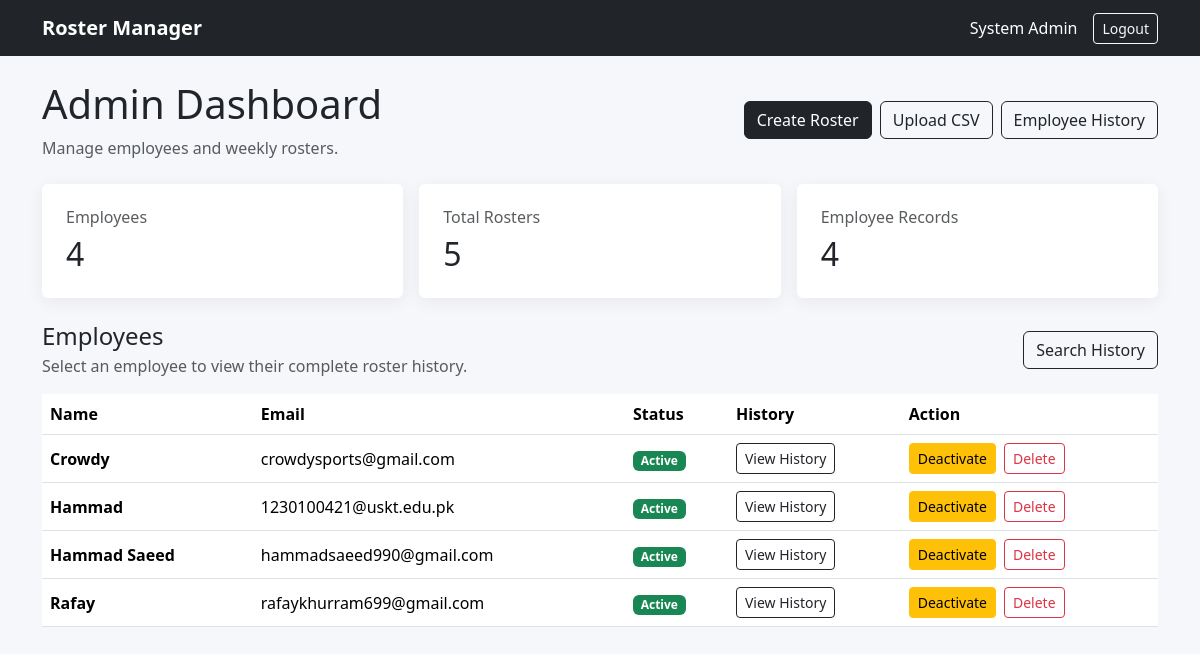
The page /dashboard (signed in) on the database its author committed.
### app.py (models this page shows)
class User(db.Model):
    id = db.Column(
        db.Integer,
        primary_key=True
    )
    name = db.Column(
        db.String(120),
        nullable=False
    )
    email = db.Column(
        db.String(160),
        unique=True,
        nullable=False
    )
    password_hash = db.Column(
        db.String(255),
        nullable=False
    )
    role = db.Column(
        db.String(20),
        default="employee",
        nullable=False
    )
    active = db.Column(
        db.Boolean,
        default=True,
        nullable=False
    )
    rosters = db.relationship(
        "Roster",
        backref="employee",
        lazy=True,
        cascade="all, delete-orphan"
    )

### app.py (the view, shortened to what this page needs)
@app.route("/dashboard")
@login_required
def dashboard():
    if session.get("role") == "admin":
        employees = (
            User.query
            .filter(
                User.role == "employee"
            )
            .order_by(
                User.name.asc()
            )
            .all()
        )
        roster_count = Roster.query.count()
        return render_template(
            "dashboard.html",
            employees=employees,
            roster_count=roster_count
        )

### app.py (called while the page is built)
def login_required(f):
    @wraps(f)
    def wrapper(*args, **kwargs):
        if not session.get("user_id"):
            return redirect(
                url_for("login")
            )
        return f(*args, **kwargs)
    return wrapper

@app.context_processor
def inject_globals():
    return {
        "days": DAYS,
        "calculate_shift_hours": calculate_shift_hours,
        "calculate_weekly_hours": calculate_weekly_hours
    }

### templates/dashboard.html (shortened to what this page needs)
{% extends "base.html" %}
{% block content %}
<div class="d-flex justify-content-between align-items-center mb-4">
    <div>
        <h1>Admin Dashboard</h1>
        <p class="text-muted mb-0">
            Manage employees and weekly rosters.
        </p>
    </div>
    <div class="d-flex gap-2">
        <a
            class="btn btn-dark"
            href="{{ url_for('create_roster') }}"
        >
            Create Roster
        </a>
        <a
            class="btn btn-outline-dark"
            href="{{ url_for('upload_csv') }}"
        >
            Upload CSV
        </a>
        <a
            class="btn btn-outline-dark"
            href="{{ url_for('employee_history') }}"
        >
            Employee History
        </a>
    </div>
</div>
<div class="row g-3 mb-4">
    <div class="col-md-4">
        <div class="card p-4 h-100">
            <h6 class="text-muted">
                Employees
            </h6>
            <h2 class="mb-0">
                {{ employees|length }}
            </h2>
        </div>
    </div>
    <div class="col-md-4">
        <div class="card p-4 h-100">
            <h6 class="text-muted">
                Total Rosters
            </h6>
            <h2 class="mb-0">
                {{ roster_count }}
            </h2>
        </div>
    </div>
    <div class="col-md-4">
        <div class="card p-4 h-100">
            <h6 class="text-muted">
                Employee Records
            </h6>
            <h2 class="mb-0">
                {{ employees|length }}
            </h2>
        </div>
    </div>
</div>
<div class="d-flex justify-content-between align-items-center mb-3">
    <div>
        <h4 class="mb-1">
            Employees
        </h4>
        <p class="text-muted mb-0">
            Select an employee to view their complete roster history.
        </p>
    </div>
    <a
        class="btn btn-outline-dark"
        href="{{ url_for('employee_history') }}"
    >
        Search History
    </a>
</div>
<div class="table-responsive">
    <table class="table align-middle">
        <thead>
            <tr>
                <th>
                    Name
                </th>
                <th>
                    Email
                </th>
                <th>
                    Status
                </th>
                <th>
                    History
                </th>
                <th>
                    Action
                </th>
            </tr>
        </thead>
        <tbody>
            {% for e in employees %}
            <tr>
                <td>
                    <strong>
                        {{ e.name }}
                    </strong>
                </td>
                <td>
                    {{ e.email }}
                </td>
                <td>
                    {% if e.active %}
                        <span class="badge bg-success">
                            Active
                        </span>
                    {% else %}
                        <span class="badge bg-secondary">
                            Deactive
                        </span>
                    {% endif %}
                </td>
                <td>
                    <a
                        class="btn btn-sm btn-outline-dark"
                        href="{{ url_for(
                            'employee_history',
                            search=e.name,
                            employee_id=e.id
                        ) }}"
                    >
                        View History
                    </a>
                </td>
                <td>
                    <div class="d-flex gap-2">
                        {% if e.active %}
                            <form
                                method="post"
                                action="{{ url_for(
                                    'deactivate_employee',
                                    user_id=e.id
                                ) }}"
                                onsubmit="return confirm(
                                    'Are you sure you want to deactivate this employee?'
                                )"
                            >
                                <button
                                    type="submit"
                                    class="btn btn-sm btn-warning"
                                >
                                    Deactivate
                                </button>
                            </form>
                        {% endif %}
                        <form
                            method="post"
                            action="{{ url_for(
                                'delete_employee',
                                user_id=e.id
                            ) }}"
                            onsubmit="return confirm(
                                'Delete this employee and ALL of their roster history?'
                            )"
                        >
                            <button
                                type="submit"
                                class="btn btn-sm btn-outline-danger"
                            >
                                Delete
                            </button>
                        </form>
                    </div>
                </td>
            </tr>
            {% endfor %}
        </tbody>
    </table>
</div>
{% endblock %}

### templates/base.html (shortened to what this page needs)
<!doctype html>
<html lang="en">
<head>
    <link
        href="https://cdn.jsdelivr.net/npm/bootstrap@5.3.3/dist/css/bootstrap.min.css"
        rel="stylesheet"
    >
</head>
<body>
    <nav class="navbar navbar-dark bg-dark mb-4">
        <div class="container">
            <a
                class="navbar-brand"
                href="{{ url_for('dashboard') }}"
            >
                Roster Manager
            </a>
            {% if session.get('user_id') %}
            <div class="d-flex align-items-center gap-3 text-white">
                <span>
                    {{ session.get('name') }}
                </span>
                <a
                    class="btn btn-outline-light btn-sm"
                    href="{{ url_for('logout') }}"
                >
                    Logout
                </a>
            </div>
            {% endif %}
        </div>
    </nav>
    <div class="container pb-5">
        {% block content %}
        {% endblock %}
    </div>
</body>
</html>

### templates/base.html (style rules this page uses)
body { background: #f5f7fb; }
.navbar-brand { font-weight: 700; }
.card { border: 0; box-shadow: 0 4px 18px rgba(0, 0, 0, .06); }

### rows shown on the page
User: name "Crowdy", email "crowdysports@gmail.com", active "Active"
User: name "Hammad", email "1230100421@uskt.edu.pk", active "Active"
User: name "Hammad Saeed", email "hammadsaeed990@gmail.com", active "Active"
User: name "Rafay", email "rafaykhurram699@gmail.com", active "Active"

### other values the page prints
{{ session.get('name') }} "System Admin"
{{ employees|length }} "4"
{{ roster_count }} "5"
